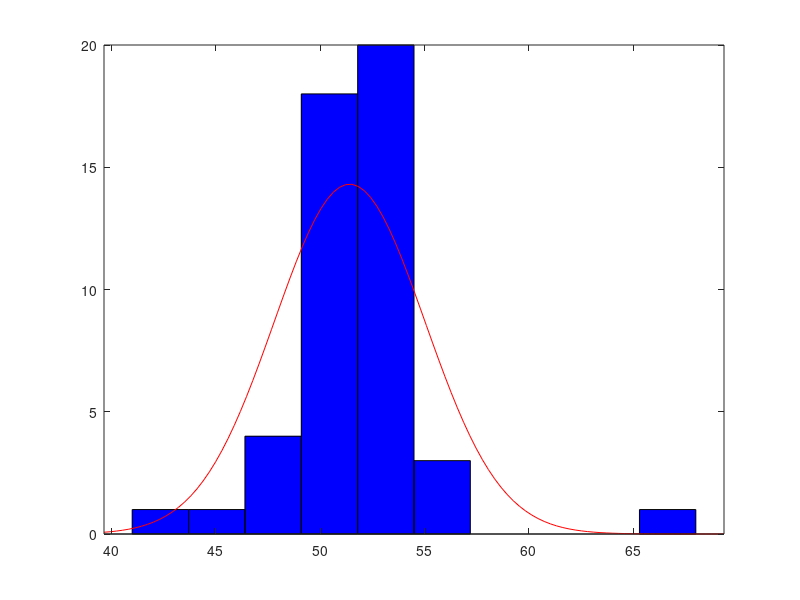

This chart was generated by the following MATLAB code:
%read data values
dataV = dlmread('kV.dat');

%Calculate basic statistics
meanV = mean(dataV);
stdV =  std(dataV);


nfreeV = length(dataV)-1; %Degrees of fredom



[h,p,stats] = chi2gof(dataV);

disp({['The goodness of figure test, rejects that the data are from a normal'];
    [' distribution with a mean value of ',num2str(meanV),' and standard'];
    [' deviation of ',num2str(stdV),' at the ',num2str(100*(1-p)),'% significance level']})

figure();
clf();
histfit(dataV,10)